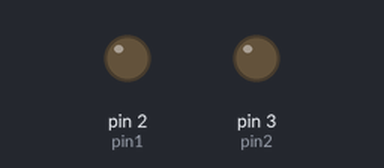
The sketch below on a simulated Arduino Uno, built with avr-gcc and run on an emulated ATmega328P. Parts: output pins drawn as LEDs (lit = HIGH). What the sketch prints to the serial monitor is not drawn.

Above: at 2.2 s.
At 6.3 s:
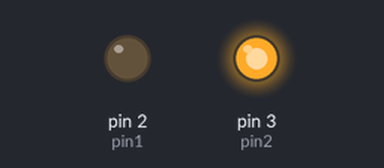
At 10.4 s:
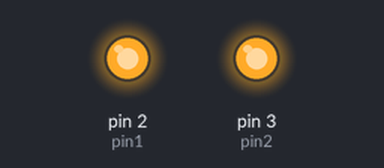
At 14.5 s:
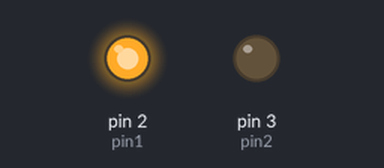
Timing chart, 0 to 21.5 s (numbered marks = the images above):
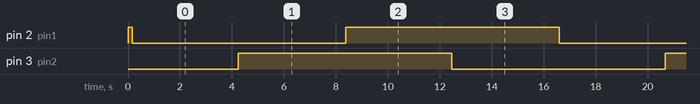

The sketch:

sw4s.ino
```cpp
int switch1 = 1;
int switch2 = 0;

int pin1 = 2;
int pin2 = 3;

void setup()
{
  Serial.begin(9600);
  pinMode(pin1, OUTPUT);
  pinMode(pin2, OUTPUT);
  digitalWrite(pin1, switch1);
  digitalWrite(pin2, switch2);

  Serial.print("sc;");
  delay(20);
  Serial.print("sd0,0;");
  delay(20);
  Serial.print("ssSwitch:;");
  delay(20);
  Serial.print("sd1,0;");
  delay(20);
  Serial.print("ssLeft:;");
  delay(20);
}

void loop()
{
  Serial.print("sd0,8;");
  delay(20);
  if (switch1 == 1)
  {
    Serial.print("ssON ->;");
    delay(20);
    switch1 = 0;
  }
  else
  {
    Serial.print("ssOFF->;");
    delay(20);
    switch1 = 1;
  }

  if (switch2 == 1)
  {
    Serial.print("ssON ;");
    delay(20);
    switch2 = 0;
  }
  else
  {
    Serial.print("ssOFF;");
    delay(20);
    switch2 = 1;
  }

  digitalWrite(pin1, switch1);

  Serial.print("sd1,6;");
  delay(20);
  Serial.print("ss 4 second;");
  delay(1000);

  Serial.print("sd1,6;");
  delay(20);
  Serial.print("ss 3 second;");
  delay(1000);

  Serial.print("sd1,6;");
  delay(20);
  Serial.print("ss 2 second;");
  delay(1000);

  Serial.print("sd1,6;");
  delay(20);
  Serial.print("ss 1 second;");
  delay(1000);
  digitalWrite(pin2, switch2);

  Serial.print("sd1,6;");
  delay(20);
  Serial.print("ss 4 second;");
  delay(1000);

  Serial.print("sd1,6;");
  delay(20);
  Serial.print("ss 3 second;");
  delay(1000);

  Serial.print("sd1,6;");
  delay(20);
  Serial.print("ss 2 second;");
  delay(1000);

  Serial.print("sd1,6;");
  delay(20);
  Serial.print("ss 1 second;");
  delay(1000);
}
```

Measured:
- by itself, pin 2 (pin1), pin 3 (pin2): alternates HIGH for 8.2 s and LOW for 8.2 s
- by itself, everything shown: repeats every 16.4 s, in 4 steps
